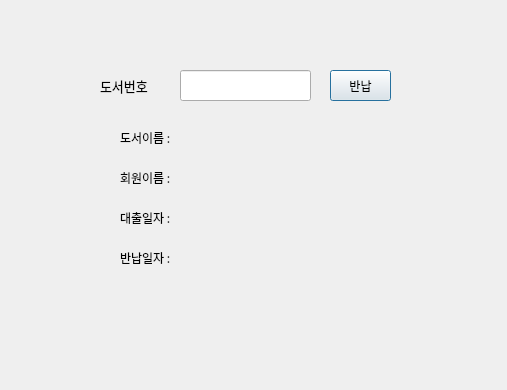
<?xml version="1.0" encoding="UTF-8"?>
<ui version="4.0">
 <class>Dialog</class>
 <widget class="QDialog" name="Dialog">
  <property name="geometry">
   <rect>
    <x>0</x>
    <y>0</y>
    <width>507</width>
    <height>390</height>
   </rect>
  </property>
  <property name="windowTitle">
   <string>Dialog</string>
  </property>
  <widget class="QWidget" name="widget" native="true">
   <property name="geometry">
    <rect>
     <x>100</x>
     <y>110</y>
     <width>291</width>
     <height>191</height>
    </rect>
   </property>
   <property name="font">
    <font>
     <family>나눔고딕</family>
    </font>
   </property>
   <widget class="QLabel" name="label_2">
    <property name="geometry">
     <rect>
      <x>20</x>
      <y>20</y>
      <width>91</width>
      <height>16</height>
     </rect>
    </property>
    <property name="font">
     <font>
      <family>나눔고딕</family>
     </font>
    </property>
    <property name="text">
     <string>도서이름 : </string>
    </property>
   </widget>
   <widget class="QLabel" name="label_3">
    <property name="geometry">
     <rect>
      <x>20</x>
      <y>60</y>
      <width>71</width>
      <height>16</height>
     </rect>
    </property>
    <property name="font">
     <font>
      <family>나눔고딕</family>
     </font>
    </property>
    <property name="text">
     <string>회원이름 : </string>
    </property>
   </widget>
   <widget class="QLabel" name="label_4">
    <property name="geometry">
     <rect>
      <x>20</x>
      <y>100</y>
      <width>81</width>
      <height>16</height>
     </rect>
    </property>
    <property name="font">
     <font>
      <family>나눔고딕</family>
     </font>
    </property>
    <property name="text">
     <string>대출일자 : </string>
    </property>
   </widget>
   <widget class="QLabel" name="label_5">
    <property name="geometry">
     <rect>
      <x>20</x>
      <y>140</y>
      <width>71</width>
      <height>16</height>
     </rect>
    </property>
    <property name="font">
     <font>
      <family>나눔고딕</family>
     </font>
    </property>
    <property name="text">
     <string>반납일자 : </string>
    </property>
   </widget>
  </widget>
  <widget class="QPushButton" name="pushButton">
   <property name="geometry">
    <rect>
     <x>330</x>
     <y>70</y>
     <width>61</width>
     <height>31</height>
    </rect>
   </property>
   <property name="font">
    <font>
     <family>나눔고딕</family>
    </font>
   </property>
   <property name="text">
    <string>반납</string>
   </property>
  </widget>
  <widget class="QLineEdit" name="lineEdit">
   <property name="geometry">
    <rect>
     <x>180</x>
     <y>70</y>
     <width>131</width>
     <height>31</height>
    </rect>
   </property>
   <property name="font">
    <font>
     <family>나눔고딕</family>
    </font>
   </property>
  </widget>
  <widget class="QLabel" name="label">
   <property name="geometry">
    <rect>
     <x>100</x>
     <y>70</y>
     <width>71</width>
     <height>31</height>
    </rect>
   </property>
   <property name="font">
    <font>
     <family>나눔고딕</family>
     <pointsize>10</pointsize>
    </font>
   </property>
   <property name="text">
    <string>도서번호</string>
   </property>
  </widget>
 </widget>
 <resources/>
 <connections/>
</ui>
